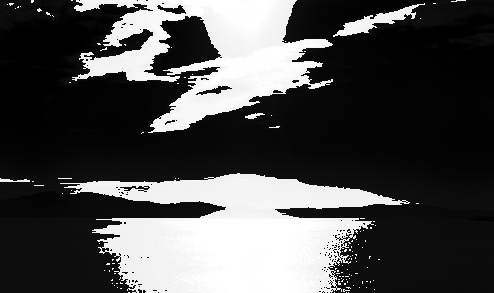
%> input picture TP02I03.bmp, 494 x 293 px
$ octave tp2.m   (GNU Octave 9; MATLAB toolbox functions it lacks are replaced by stand-ins)
%> lines starting %> are read from the running program, lines starting %| are printed output that depends on the picture
% [4 lines of commented-out code are left out]
image1 = double(imread('TP02I03.bmp'));
%> image1: size 293x494 double; min 0, max 255, mean 76.3; mean of the top-left, top-right, bottom-left and bottom-right quarters 76.5, 45.7, 100.4, 82.3
image(uint8(image1));
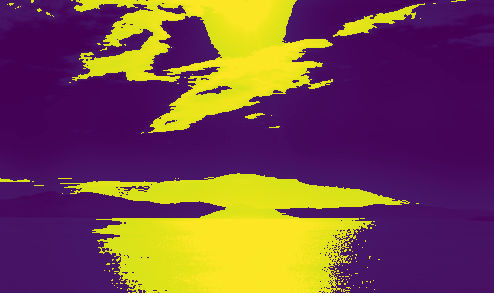
%> displayed picture: size 293x494x3, on the screen's scale of 0 to 255; mean R, G, B 117.1, 74.2, 75.8
%image(uint8(image2));
%image(uint8(image3));
%colormap(gray(256));
image(image1);
colormap(gray(256));
hist=zeros(1,255);

for i=1:256
    hist(i)=sum(image1(:) == i);
end
%> after the loop, hist = 256 values, max 11008 at index 12, min 0 at index 16, mean 543.1
%bar(image1)
%%Expansion dynamique
Imin=min(min(image1));
%> Imin = 0
Imax=max(max(image1));
%> Imax = 255
ExDy=zeros(size(image1,1),size(image1,2));
for row=1:size(image1,1)
    for col=1:size(image1,2)
          ExDy(row,col)=(image1(row,col)-Imin)/(Imax-Imin)*255;
      end
end
figure;
histXD=zeros(1,255);

for i=1:256
    histXD(i)=sum(ExDy(:) == i);
end
%> after the loop, histXD has the same summary as hist
bar(histXD);
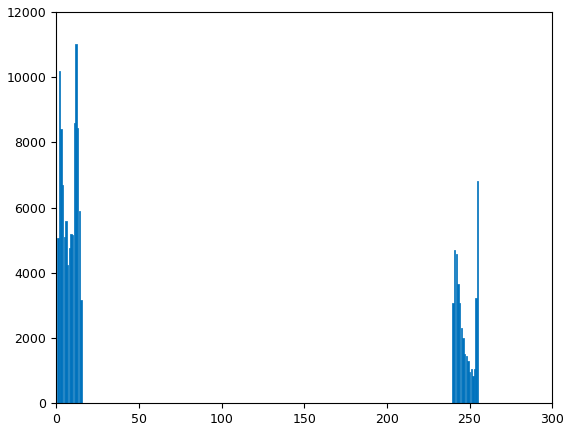
%> figure redrawn from the program's plot data; tallest bar 11008 high, from x = 11.6 to 12.4
%image(ExDy);
%colormap(gray(256));
%%egalisation histogramme
histEg=zeros(size(hist));
EgHi=zeros(size(image));
histEg(1,1)=hist(1,1);
s=size(image1);
%> s = [293 494]
for i=2:255
    histEg(:,i)=histEg(1,i-1)+hist(1,i);
    EgHi(1,i)=(histEg(1,i)/(s(1)*s(2)))*255;
end
%> after the loop, EgHi = 255 values from 0 to 245; histEg = 256 values, max 139038 at index 255, min 0 at index 256, mean 95914.6
bar(EgHi);
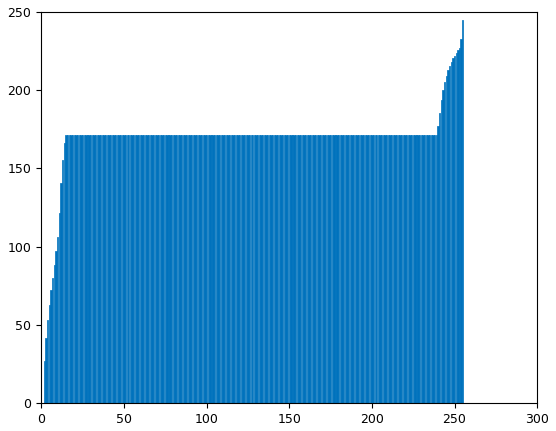
%> figure redrawn from the program's plot data; tallest bar 245 high, from x = 254.6 to 255.4
image(EgHi);
colormap(gray(256));

$ run again, with TP02I01.jpg saved as TP02I03.bmp
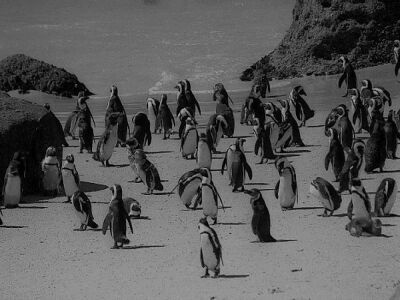
%> input picture TP02I01.jpg, 400 x 300 px
%> after the loop `for i=1:256`: hist = 256 values, max 1865 at index 140, min 0 at index 167, mean 466
%> Imin = 0
%> Imax = 174
%> after the loop `for row=1:size(image1,1)`:
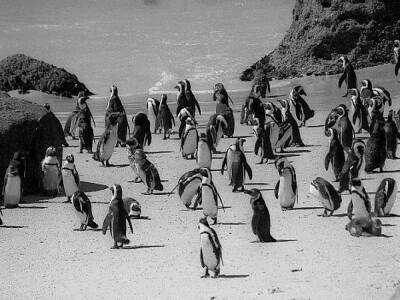
%> ExDy: size 300x400 double; min 0, max 255, mean 131.3
%> after the loop `for i=1:256`: histXD = 256 values, max 1000 at index 170, min 0 at index 1, mean 5.64
%> after the loop `for i=2:255`: EgHi = 255 values from 0 to 253.5; histEg = 256 values, max 119306 at index 174, min 0 at index 256, mean 77300.8
%> `bar(EgHi);`:
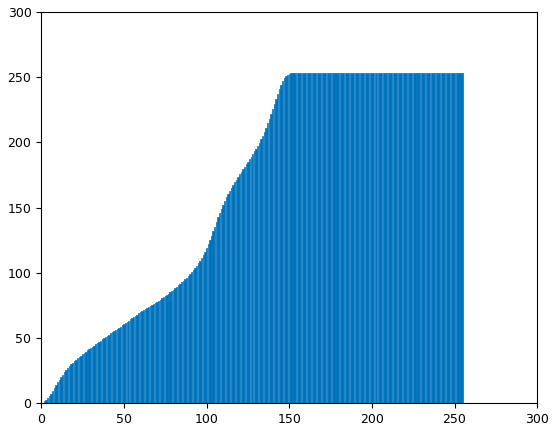
%> figure redrawn from the program's plot data; tallest bar 253.5 high, from x = 173.6 to 174.4

$ run again, with TP02I02.bmp copied over TP02I03.bmp
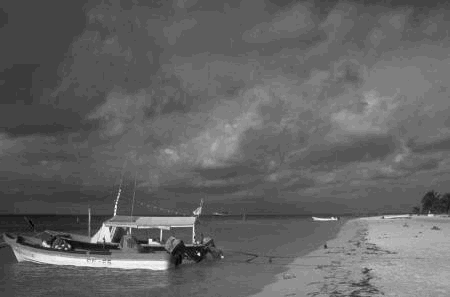
%> input picture TP02I02.bmp, 450 x 297 px
%> after the loop `for i=1:256`: hist = 256 values, max 20131 at index 11, min 0 at index 31, mean 522
%> Imin = 0
%> Imax = 30
%> after the loop `for i=1:256`: histXD = 256 values, max 19413 at index 85, min 0 at index 1, mean 270.7
%> `bar(histXD);`:
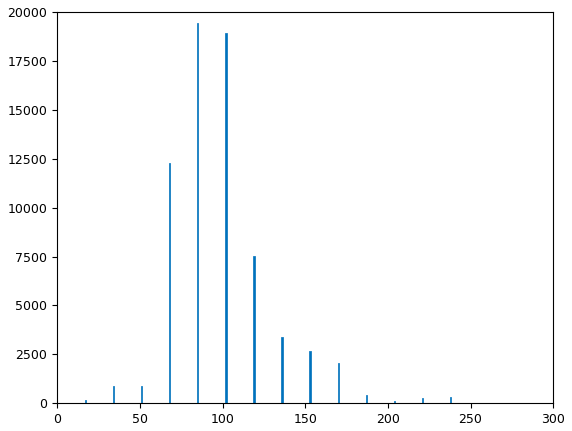
%> figure redrawn from the program's plot data; tallest bar 19413 high, from x = 84.6 to 85.4
%> after the loop `for i=2:255`: EgHi = 255 values from 0 to 255; histEg = 256 values, max 133643 at index 30, min 0 at index 256, mean 127467.4
%> `bar(EgHi);`:
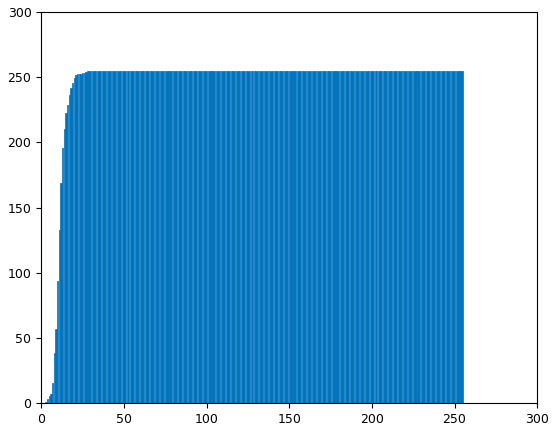
%> figure redrawn from the program's plot data; tallest bar 255 high, from x = 29.6 to 30.4

$ run again, with TP01I01.bmp copied over TP02I03.bmp
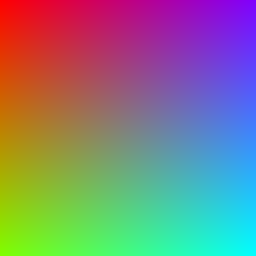
%> input picture TP01I01.bmp, 256 x 256 px
%> after the loop `for i=1:256`: hist = 256 values, max 1023 at index 128, min 0 at index 256, mean 766
%> Imin = [0 0 0]
%> Imax = [255 255 255]
%> after the loop `for row=1:size(image1,1)`:
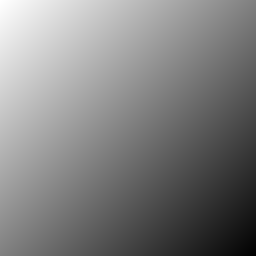
%> ExDy: size 256x256 double; min 0, max 255, mean 127.8
%> after the loop `for i=1:256`: histXD = 256 values, max 505 at index 126, min 0 at index 1, mean 36.75
%> after the loop `for i=2:255`: EgHi = 255 values from 0 to 763; histEg = 256 values, max 196095 at index 255, min 0 at index 256, mean 98111
%> `bar(EgHi);`:
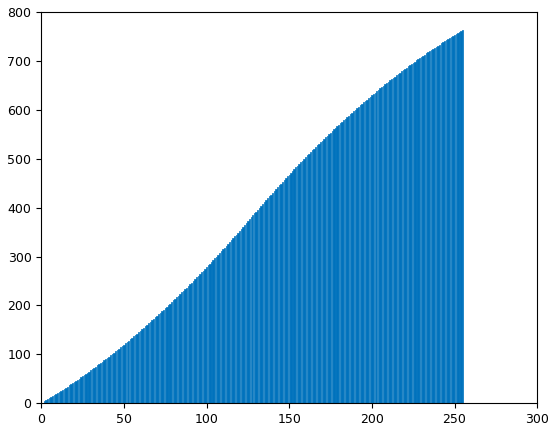
%> figure redrawn from the program's plot data; tallest bar 763 high, from x = 254.6 to 255.4
